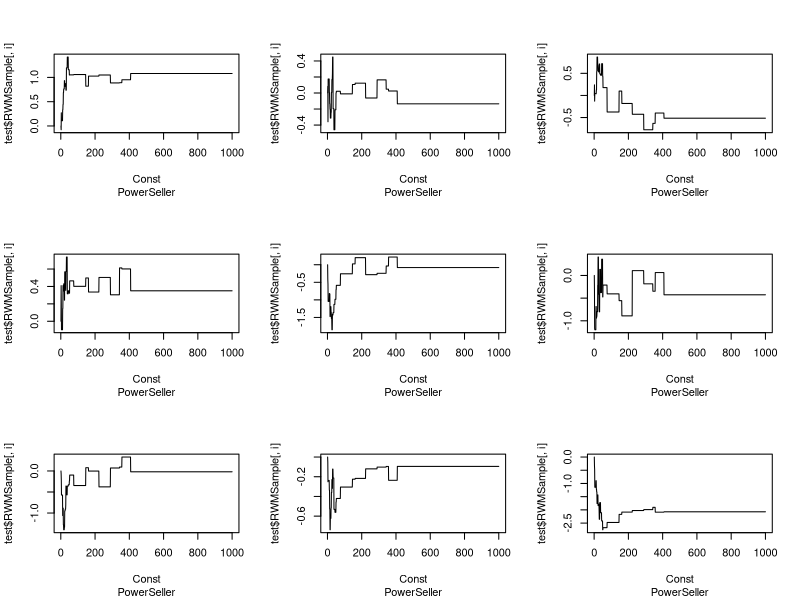

Write R code to recreate this figure.
## ---- chunk 1
knitr::opts_chunk$set(echo = TRUE)
knitr::opts_chunk$set(fig.width=9, fig.height = 4.1) 
library(tidyverse)
library(dplyr)
library(knitr)
library(mvtnorm)
library(MASS)
set.seed(12345)
## ---- chunk 2
data0 <- read.table("rainfall.dat",header = F)

#I think mu_n and tau_n is defined as if the sigma2 is known, so like the one in the lecture 2
#And he solved a question about tau0 and v_0 (or nu_0)
#And non-informative means having large prior variance, large tau0 and small v_0
#mu_0  = mean(y), sigma_0_sq = var(y), others = 1

## ---- chunk 3
#----------------------
# 2a.
data0 <- read.table("eBayNumberOfBidderData.dat",header = T)
Y<-data0$nBids
X<-as.matrix(data0[,3:10])

reg_model <- glm(Y ~ X, family = poisson(link = "log"))
summary(reg_model)
## ---- chunk 4
# -------------------------
# Q2b.

# setting initial values
y <- as.vector(data0[,1])
X <- as.matrix(data0[,2:length(data0[1,])])
nCov <- dim(X)[2]
covNames <- names(data0)[2:length(data0[1,])]

# Prior
mu <- as.vector(rep(0,nCov))
sigma <- as.matrix(100*solve((t(X)%*%X)))

set.seed(12345)
# Logistic regression function that returns the regression coefficients
logiPost <- function(betas,y,X,sigma){
  pred <- as.vector(X%*%betas)
  lambda0 <- t(X)*betas
  loglike <- sum(y*pred-exp(pred)-log(factorial(y)))
  logprior <- dmvnorm(betas, mean=rep(0,length(betas)), sigma, log=T)
  return(loglike+logprior)
}

# setting initial values
initVal <- as.vector(rep(0,nCov)) 
# optimize over the betas
optRes <- optim(initVal,logiPost,gr=NULL,y,X,sigma,method="BFGS",control=list(fnscale=-1),hessian=T)

# retrieving betas 
beta_hat <- optRes$par
beta_hes <- -solve(optRes$hessian)
beta_std <- as.matrix(sqrt(diag(beta_hes)))

# printing results
colnames(beta_hes) <- covNames
rownames(beta_hes) <- covNames
kable(beta_hes)

kable(data.frame(Verification=reg_model$coefficients,Beta_hat=beta_hat,Beta_std=beta_std))

## ---- chunk 5
#---------------------------
# 2c.
set.seed(12345)

# the random walk metropolis algorithm in R
# RWMSampler <- function(N, c=0.25, sigma, logPostFunc, theta, ...){
#   sample <- theta
#   for(i in 1:N){
#     prop <- mvrnorm(n=1, theta, c*as.matrix(sigma))
#     proposal <- logPostFunc(prop, ...)
#     target <- logPostFunc(theta, ...)
#     if(runif(1)<exp(proposal-target)){
#       theta <- prop
#       sample <- rbind(sample,theta)
#     }
#   }
#   return(sample)
# }
# 
# c <- 0.1
# test<-RWMSampler(1000, c=c, sigma = sigma, logPostFunc =logiPost, theta = initVal, y, X, sigma)
# 
# plot(test[,9])
# abline(h=beta_hat[9])

RWMSampler <- function(N, c=0.25, sigma, logPostFunc, theta, ...){
  sample <- matrix(theta,nrow=N,ncol=length(theta))
  alphas <- c()
  for(i in 2:N){
    prop <- as.vector(mvrnorm(n=1, sample[i-1,], c*as.matrix(sigma)))
    proposal <- logPostFunc(prop, ...)
    target <- logPostFunc(sample[i-1,], ...)
    alpha <- min(1,exp(proposal-target))
    U <- runif(1,min=0,max=1)

    if(U<alpha){
      sample[i,] <- prop
    }else{
      sample[i,] <- sample[i-1,]
    }
    alphas[i] <- alpha
  }
  return(list("RWMSample"=sample,"alphas"=alphas))
}

c <- 0.1
test<-RWMSampler(1000, c=c, sigma = sigma, logPostFunc =logiPost, theta = initVal, y, X, sigma)

# plot the 9 samples covaraite from MCMC
par(mfrow=c(3,3))
for(i in 1:9){
  plot(test$RWMSample[,i],type="l",xlab=covNames)
}
## ---- chunk 6
bidders <- c(Const=1,PowerSeller=1,VerifyID=1,Sealed=1,MinBlem=0,MajBlem=0,LargNeg=0,LogBook=1,MinBidShare=0.5)

set.seed(12345)
pred_bids <- data.frame()

# for(i in 1:nDraws){
#   posterior_betas <- rmvnorm(1000,mean=test$RWMSampler*bidders)
# }

